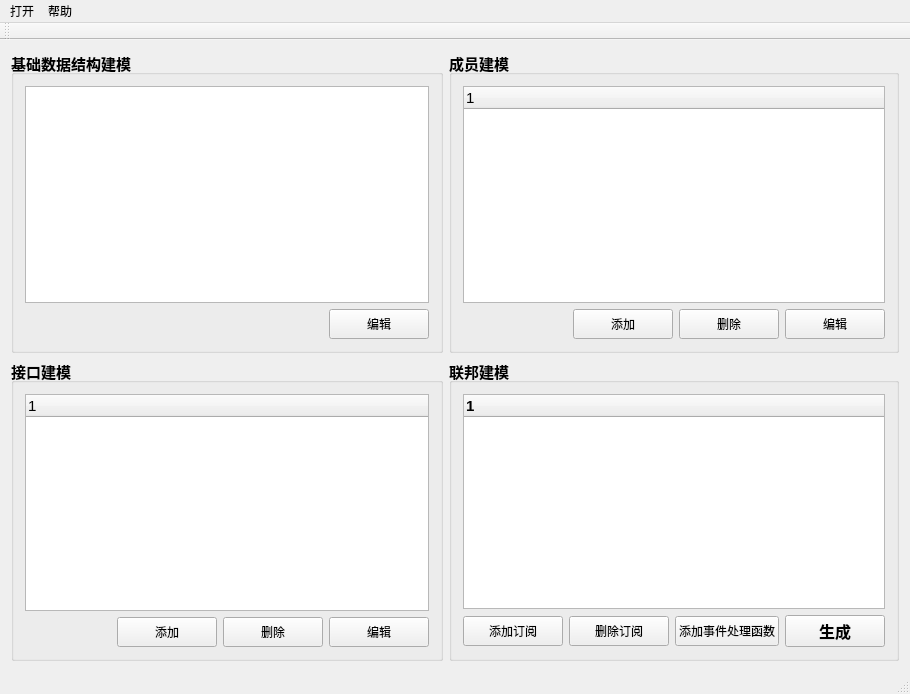
<?xml version="1.0" encoding="UTF-8"?>
<ui version="4.0">
 <class>mainWindowClass</class>
 <widget class="QMainWindow" name="mainWindowClass">
  <property name="geometry">
   <rect>
    <x>0</x>
    <y>0</y>
    <width>910</width>
    <height>694</height>
   </rect>
  </property>
  <property name="minimumSize">
   <size>
    <width>0</width>
    <height>0</height>
   </size>
  </property>
  <property name="maximumSize">
   <size>
    <width>16777215</width>
    <height>16777215</height>
   </size>
  </property>
  <property name="windowTitle">
   <string>mainWindow</string>
  </property>
  <widget class="QWidget" name="centralWidget">
   <layout class="QGridLayout" name="gridLayout">
    <item row="1" column="1">
     <widget class="QGroupBox" name="groupBox_4">
      <property name="font">
       <font>
        <pointsize>11</pointsize>
        <weight>75</weight>
        <bold>true</bold>
       </font>
      </property>
      <property name="title">
       <string>联邦建模</string>
      </property>
      <layout class="QGridLayout" name="gridLayout_5">
       <item row="0" column="0" colspan="4">
        <widget class="QTreeWidget" name="treeWidget_3">
         <property name="sizePolicy">
          <sizepolicy hsizetype="Preferred" vsizetype="Preferred">
           <horstretch>0</horstretch>
           <verstretch>0</verstretch>
          </sizepolicy>
         </property>
         <property name="font">
          <font>
           <pointsize>11</pointsize>
          </font>
         </property>
         <column>
          <property name="text">
           <string notr="true">1</string>
          </property>
         </column>
        </widget>
       </item>
       <item row="1" column="0">
        <widget class="QPushButton" name="pushButton_8">
         <property name="minimumSize">
          <size>
           <width>100</width>
           <height>30</height>
          </size>
         </property>
         <property name="font">
          <font>
           <pointsize>9</pointsize>
           <weight>50</weight>
           <bold>false</bold>
          </font>
         </property>
         <property name="text">
          <string>添加订阅</string>
         </property>
        </widget>
       </item>
       <item row="1" column="1">
        <widget class="QPushButton" name="pushButton_9">
         <property name="minimumSize">
          <size>
           <width>100</width>
           <height>30</height>
          </size>
         </property>
         <property name="font">
          <font>
           <pointsize>9</pointsize>
           <weight>50</weight>
           <bold>false</bold>
          </font>
         </property>
         <property name="text">
          <string>删除订阅</string>
         </property>
        </widget>
       </item>
       <item row="1" column="2">
        <widget class="QPushButton" name="pushButton_10">
         <property name="minimumSize">
          <size>
           <width>100</width>
           <height>30</height>
          </size>
         </property>
         <property name="font">
          <font>
           <pointsize>9</pointsize>
           <weight>50</weight>
           <bold>false</bold>
          </font>
         </property>
         <property name="text">
          <string>添加事件处理函数</string>
         </property>
        </widget>
       </item>
       <item row="1" column="3">
        <widget class="QPushButton" name="pushButton_11">
         <property name="minimumSize">
          <size>
           <width>100</width>
           <height>30</height>
          </size>
         </property>
         <property name="font">
          <font>
           <family>Leelawadee UI</family>
           <pointsize>12</pointsize>
           <weight>75</weight>
           <italic>false</italic>
           <bold>true</bold>
           <underline>false</underline>
           <strikeout>false</strikeout>
          </font>
         </property>
         <property name="text">
          <string>生成</string>
         </property>
        </widget>
       </item>
      </layout>
     </widget>
    </item>
    <item row="0" column="0">
     <widget class="QGroupBox" name="groupBox">
      <property name="sizePolicy">
       <sizepolicy hsizetype="Preferred" vsizetype="Preferred">
        <horstretch>0</horstretch>
        <verstretch>0</verstretch>
       </sizepolicy>
      </property>
      <property name="font">
       <font>
        <pointsize>11</pointsize>
        <weight>75</weight>
        <bold>true</bold>
       </font>
      </property>
      <property name="title">
       <string>基础数据结构建模</string>
      </property>
      <layout class="QGridLayout" name="gridLayout_2">
       <item row="0" column="0" colspan="2">
        <widget class="QTextBrowser" name="textBrowser">
         <property name="sizePolicy">
          <sizepolicy hsizetype="Preferred" vsizetype="Preferred">
           <horstretch>0</horstretch>
           <verstretch>0</verstretch>
          </sizepolicy>
         </property>
         <property name="font">
          <font>
           <pointsize>13</pointsize>
           <weight>50</weight>
           <bold>false</bold>
          </font>
         </property>
         <property name="html">
          <string>&lt;!DOCTYPE HTML PUBLIC &quot;-//W3C//DTD HTML 4.0//EN&quot; &quot;http://www.w3.org/TR/REC-html40/strict.dtd&quot;&gt;
&lt;html&gt;&lt;head&gt;&lt;meta name=&quot;qrichtext&quot; content=&quot;1&quot; /&gt;&lt;style type=&quot;text/css&quot;&gt;
p, li { white-space: pre-wrap; }
&lt;/style&gt;&lt;/head&gt;&lt;body style=&quot; font-family:'SimSun'; font-size:13pt; font-weight:400; font-style:normal;&quot;&gt;
&lt;p style=&quot;-qt-paragraph-type:empty; margin-top:0px; margin-bottom:0px; margin-left:0px; margin-right:0px; -qt-block-indent:0; text-indent:0px; font-size:9pt;&quot;&gt;&lt;br /&gt;&lt;/p&gt;&lt;/body&gt;&lt;/html&gt;</string>
         </property>
        </widget>
       </item>
       <item row="1" column="1">
        <widget class="QPushButton" name="pushButton">
         <property name="sizePolicy">
          <sizepolicy hsizetype="Preferred" vsizetype="Preferred">
           <horstretch>0</horstretch>
           <verstretch>0</verstretch>
          </sizepolicy>
         </property>
         <property name="minimumSize">
          <size>
           <width>100</width>
           <height>30</height>
          </size>
         </property>
         <property name="maximumSize">
          <size>
           <width>100</width>
           <height>30</height>
          </size>
         </property>
         <property name="font">
          <font>
           <pointsize>9</pointsize>
           <weight>50</weight>
           <bold>false</bold>
          </font>
         </property>
         <property name="text">
          <string>编辑</string>
         </property>
        </widget>
       </item>
      </layout>
     </widget>
    </item>
    <item row="1" column="0">
     <widget class="QGroupBox" name="groupBox_2">
      <property name="sizePolicy">
       <sizepolicy hsizetype="Preferred" vsizetype="Preferred">
        <horstretch>0</horstretch>
        <verstretch>0</verstretch>
       </sizepolicy>
      </property>
      <property name="font">
       <font>
        <pointsize>11</pointsize>
        <weight>75</weight>
        <bold>true</bold>
       </font>
      </property>
      <property name="title">
       <string>接口建模</string>
      </property>
      <layout class="QGridLayout" name="gridLayout_3">
       <item row="1" column="1">
        <widget class="QPushButton" name="pushButton_2">
         <property name="sizePolicy">
          <sizepolicy hsizetype="Preferred" vsizetype="Preferred">
           <horstretch>0</horstretch>
           <verstretch>0</verstretch>
          </sizepolicy>
         </property>
         <property name="minimumSize">
          <size>
           <width>100</width>
           <height>30</height>
          </size>
         </property>
         <property name="maximumSize">
          <size>
           <width>100</width>
           <height>30</height>
          </size>
         </property>
         <property name="font">
          <font>
           <pointsize>9</pointsize>
           <weight>50</weight>
           <bold>false</bold>
          </font>
         </property>
         <property name="text">
          <string>添加</string>
         </property>
        </widget>
       </item>
       <item row="1" column="2">
        <widget class="QPushButton" name="pushButton_3">
         <property name="sizePolicy">
          <sizepolicy hsizetype="Preferred" vsizetype="Preferred">
           <horstretch>0</horstretch>
           <verstretch>0</verstretch>
          </sizepolicy>
         </property>
         <property name="minimumSize">
          <size>
           <width>100</width>
           <height>30</height>
          </size>
         </property>
         <property name="maximumSize">
          <size>
           <width>100</width>
           <height>30</height>
          </size>
         </property>
         <property name="font">
          <font>
           <pointsize>9</pointsize>
           <weight>50</weight>
           <bold>false</bold>
          </font>
         </property>
         <property name="text">
          <string>删除</string>
         </property>
        </widget>
       </item>
       <item row="1" column="3">
        <widget class="QPushButton" name="pushButton_4">
         <property name="sizePolicy">
          <sizepolicy hsizetype="Preferred" vsizetype="Preferred">
           <horstretch>0</horstretch>
           <verstretch>0</verstretch>
          </sizepolicy>
         </property>
         <property name="minimumSize">
          <size>
           <width>100</width>
           <height>30</height>
          </size>
         </property>
         <property name="font">
          <font>
           <pointsize>9</pointsize>
           <weight>50</weight>
           <bold>false</bold>
          </font>
         </property>
         <property name="text">
          <string>编辑</string>
         </property>
        </widget>
       </item>
       <item row="0" column="0" colspan="4">
        <widget class="QTreeWidget" name="treeWidget">
         <property name="sizePolicy">
          <sizepolicy hsizetype="Preferred" vsizetype="Preferred">
           <horstretch>0</horstretch>
           <verstretch>0</verstretch>
          </sizepolicy>
         </property>
         <property name="font">
          <font>
           <pointsize>11</pointsize>
           <weight>50</weight>
           <bold>false</bold>
           <underline>false</underline>
          </font>
         </property>
         <property name="mouseTracking">
          <bool>false</bool>
         </property>
         <property name="autoFillBackground">
          <bool>false</bool>
         </property>
         <property name="inputMethodHints">
          <set>Qt::ImhNone</set>
         </property>
         <property name="frameShape">
          <enum>QFrame::StyledPanel</enum>
         </property>
         <property name="lineWidth">
          <number>1</number>
         </property>
         <property name="midLineWidth">
          <number>0</number>
         </property>
         <column>
          <property name="text">
           <string notr="true">1</string>
          </property>
         </column>
        </widget>
       </item>
      </layout>
     </widget>
    </item>
    <item row="0" column="1">
     <widget class="QGroupBox" name="groupBox_3">
      <property name="sizePolicy">
       <sizepolicy hsizetype="Preferred" vsizetype="Preferred">
        <horstretch>0</horstretch>
        <verstretch>0</verstretch>
       </sizepolicy>
      </property>
      <property name="font">
       <font>
        <pointsize>11</pointsize>
        <weight>75</weight>
        <bold>true</bold>
       </font>
      </property>
      <property name="title">
       <string>成员建模</string>
      </property>
      <layout class="QGridLayout" name="gridLayout_4">
       <item row="1" column="3">
        <widget class="QPushButton" name="pushButton_7">
         <property name="minimumSize">
          <size>
           <width>100</width>
           <height>30</height>
          </size>
         </property>
         <property name="maximumSize">
          <size>
           <width>100</width>
           <height>30</height>
          </size>
         </property>
         <property name="font">
          <font>
           <pointsize>9</pointsize>
           <weight>50</weight>
           <bold>false</bold>
          </font>
         </property>
         <property name="text">
          <string>编辑</string>
         </property>
        </widget>
       </item>
       <item row="1" column="1">
        <widget class="QPushButton" name="pushButton_5">
         <property name="minimumSize">
          <size>
           <width>100</width>
           <height>30</height>
          </size>
         </property>
         <property name="maximumSize">
          <size>
           <width>100</width>
           <height>30</height>
          </size>
         </property>
         <property name="font">
          <font>
           <pointsize>9</pointsize>
           <weight>50</weight>
           <bold>false</bold>
          </font>
         </property>
         <property name="text">
          <string>添加</string>
         </property>
        </widget>
       </item>
       <item row="0" column="0" colspan="4">
        <widget class="QTreeWidget" name="treeWidget_2">
         <property name="sizePolicy">
          <sizepolicy hsizetype="Preferred" vsizetype="Preferred">
           <horstretch>0</horstretch>
           <verstretch>0</verstretch>
          </sizepolicy>
         </property>
         <property name="font">
          <font>
           <pointsize>11</pointsize>
           <weight>50</weight>
           <bold>false</bold>
          </font>
         </property>
         <column>
          <property name="text">
           <string notr="true">1</string>
          </property>
         </column>
        </widget>
       </item>
       <item row="1" column="2">
        <widget class="QPushButton" name="pushButton_6">
         <property name="minimumSize">
          <size>
           <width>100</width>
           <height>30</height>
          </size>
         </property>
         <property name="maximumSize">
          <size>
           <width>100</width>
           <height>30</height>
          </size>
         </property>
         <property name="font">
          <font>
           <pointsize>9</pointsize>
           <weight>50</weight>
           <bold>false</bold>
          </font>
         </property>
         <property name="text">
          <string>删除</string>
         </property>
        </widget>
       </item>
      </layout>
     </widget>
    </item>
   </layout>
  </widget>
  <widget class="QMenuBar" name="menuBar">
   <property name="geometry">
    <rect>
     <x>0</x>
     <y>0</y>
     <width>910</width>
     <height>23</height>
    </rect>
   </property>
   <widget class="QMenu" name="menu">
    <property name="title">
     <string>打开</string>
    </property>
   </widget>
   <widget class="QMenu" name="menu_2">
    <property name="title">
     <string>帮助</string>
    </property>
    <addaction name="action_2"/>
    <addaction name="action_3"/>
   </widget>
   <addaction name="menu"/>
   <addaction name="menu_2"/>
  </widget>
  <widget class="QToolBar" name="mainToolBar">
   <attribute name="toolBarArea">
    <enum>TopToolBarArea</enum>
   </attribute>
   <attribute name="toolBarBreak">
    <bool>false</bool>
   </attribute>
  </widget>
  <widget class="QStatusBar" name="statusBar"/>
  <action name="action">
   <property name="text">
    <string>示例</string>
   </property>
  </action>
  <action name="actionA">
   <property name="text">
    <string>a</string>
   </property>
  </action>
  <action name="actionB">
   <property name="text">
    <string>b</string>
   </property>
  </action>
  <action name="action_2">
   <property name="text">
    <string>示例</string>
   </property>
  </action>
  <action name="action_3">
   <property name="text">
    <string>关于</string>
   </property>
  </action>
 </widget>
 <layoutdefault spacing="6" margin="11"/>
 <resources>
  <include location="mainWindow.qrc"/>
 </resources>
 <connections>
  <connection>
   <sender>pushButton</sender>
   <signal>clicked()</signal>
   <receiver>mainWindowClass</receiver>
   <slot>openDataStructureInput()</slot>
   <hints>
    <hint type="sourcelabel">
     <x>441</x>
     <y>340</y>
    </hint>
    <hint type="destinationlabel">
     <x>276</x>
     <y>325</y>
    </hint>
   </hints>
  </connection>
  <connection>
   <sender>pushButton_2</sender>
   <signal>clicked()</signal>
   <receiver>mainWindowClass</receiver>
   <slot>addEventType()</slot>
   <hints>
    <hint type="sourcelabel">
     <x>227</x>
     <y>628</y>
    </hint>
    <hint type="destinationlabel">
     <x>124</x>
     <y>584</y>
    </hint>
   </hints>
  </connection>
  <connection>
   <sender>pushButton_3</sender>
   <signal>clicked()</signal>
   <receiver>mainWindowClass</receiver>
   <slot>deleteEventType()</slot>
   <hints>
    <hint type="sourcelabel">
     <x>333</x>
     <y>628</y>
    </hint>
    <hint type="destinationlabel">
     <x>233</x>
     <y>557</y>
    </hint>
   </hints>
  </connection>
  <connection>
   <sender>pushButton_4</sender>
   <signal>clicked()</signal>
   <receiver>mainWindowClass</receiver>
   <slot>editEventType()</slot>
   <hints>
    <hint type="sourcelabel">
     <x>441</x>
     <y>652</y>
    </hint>
    <hint type="destinationlabel">
     <x>386</x>
     <y>563</y>
    </hint>
   </hints>
  </connection>
  <connection>
   <sender>pushButton_5</sender>
   <signal>clicked()</signal>
   <receiver>mainWindowClass</receiver>
   <slot>addModelType()</slot>
   <hints>
    <hint type="sourcelabel">
     <x>678</x>
     <y>340</y>
    </hint>
    <hint type="destinationlabel">
     <x>581</x>
     <y>282</y>
    </hint>
   </hints>
  </connection>
  <connection>
   <sender>pushButton_6</sender>
   <signal>clicked()</signal>
   <receiver>mainWindowClass</receiver>
   <slot>deleteModelType()</slot>
   <hints>
    <hint type="sourcelabel">
     <x>784</x>
     <y>340</y>
    </hint>
    <hint type="destinationlabel">
     <x>595</x>
     <y>245</y>
    </hint>
   </hints>
  </connection>
  <connection>
   <sender>pushButton_7</sender>
   <signal>clicked()</signal>
   <receiver>mainWindowClass</receiver>
   <slot>editModelType()</slot>
   <hints>
    <hint type="sourcelabel">
     <x>890</x>
     <y>340</y>
    </hint>
    <hint type="destinationlabel">
     <x>589</x>
     <y>205</y>
    </hint>
   </hints>
  </connection>
  <connection>
   <sender>pushButton_8</sender>
   <signal>clicked()</signal>
   <receiver>mainWindowClass</receiver>
   <slot>addSubscribe()</slot>
   <hints>
    <hint type="sourcelabel">
     <x>567</x>
     <y>652</y>
    </hint>
    <hint type="destinationlabel">
     <x>580</x>
     <y>546</y>
    </hint>
   </hints>
  </connection>
  <connection>
   <sender>pushButton_9</sender>
   <signal>clicked()</signal>
   <receiver>mainWindowClass</receiver>
   <slot>deleteSubscribe()</slot>
   <hints>
    <hint type="sourcelabel">
     <x>674</x>
     <y>652</y>
    </hint>
    <hint type="destinationlabel">
     <x>681</x>
     <y>495</y>
    </hint>
   </hints>
  </connection>
  <connection>
   <sender>pushButton_10</sender>
   <signal>clicked()</signal>
   <receiver>mainWindowClass</receiver>
   <slot>addFunctions()</slot>
   <hints>
    <hint type="sourcelabel">
     <x>784</x>
     <y>652</y>
    </hint>
    <hint type="destinationlabel">
     <x>805</x>
     <y>423</y>
    </hint>
   </hints>
  </connection>
  <connection>
   <sender>pushButton_11</sender>
   <signal>clicked()</signal>
   <receiver>mainWindowClass</receiver>
   <slot>generate()</slot>
   <hints>
    <hint type="sourcelabel">
     <x>890</x>
     <y>652</y>
    </hint>
    <hint type="destinationlabel">
     <x>623</x>
     <y>392</y>
    </hint>
   </hints>
  </connection>
  <connection>
   <sender>action_2</sender>
   <signal>triggered()</signal>
   <receiver>mainWindowClass</receiver>
   <slot>openExample()</slot>
   <hints>
    <hint type="sourcelabel">
     <x>-1</x>
     <y>-1</y>
    </hint>
    <hint type="destinationlabel">
     <x>481</x>
     <y>348</y>
    </hint>
   </hints>
  </connection>
  <connection>
   <sender>action_3</sender>
   <signal>triggered()</signal>
   <receiver>mainWindowClass</receiver>
   <slot>openHelp()</slot>
   <hints>
    <hint type="sourcelabel">
     <x>-1</x>
     <y>-1</y>
    </hint>
    <hint type="destinationlabel">
     <x>454</x>
     <y>346</y>
    </hint>
   </hints>
  </connection>
 </connections>
 <slots>
  <slot>openDataStructureInput()</slot>
  <slot>addEventType()</slot>
  <slot>deleteEventType()</slot>
  <slot>changeBackground()</slot>
  <slot>editEventType()</slot>
  <slot>addModelType()</slot>
  <slot>editModelType()</slot>
  <slot>deleteModelType()</slot>
  <slot>addSubscribe()</slot>
  <slot>deleteSubscribe()</slot>
  <slot>addFunctions()</slot>
  <slot>generate()</slot>
  <slot>openExample()</slot>
  <slot>openHelp()</slot>
 </slots>
</ui>
